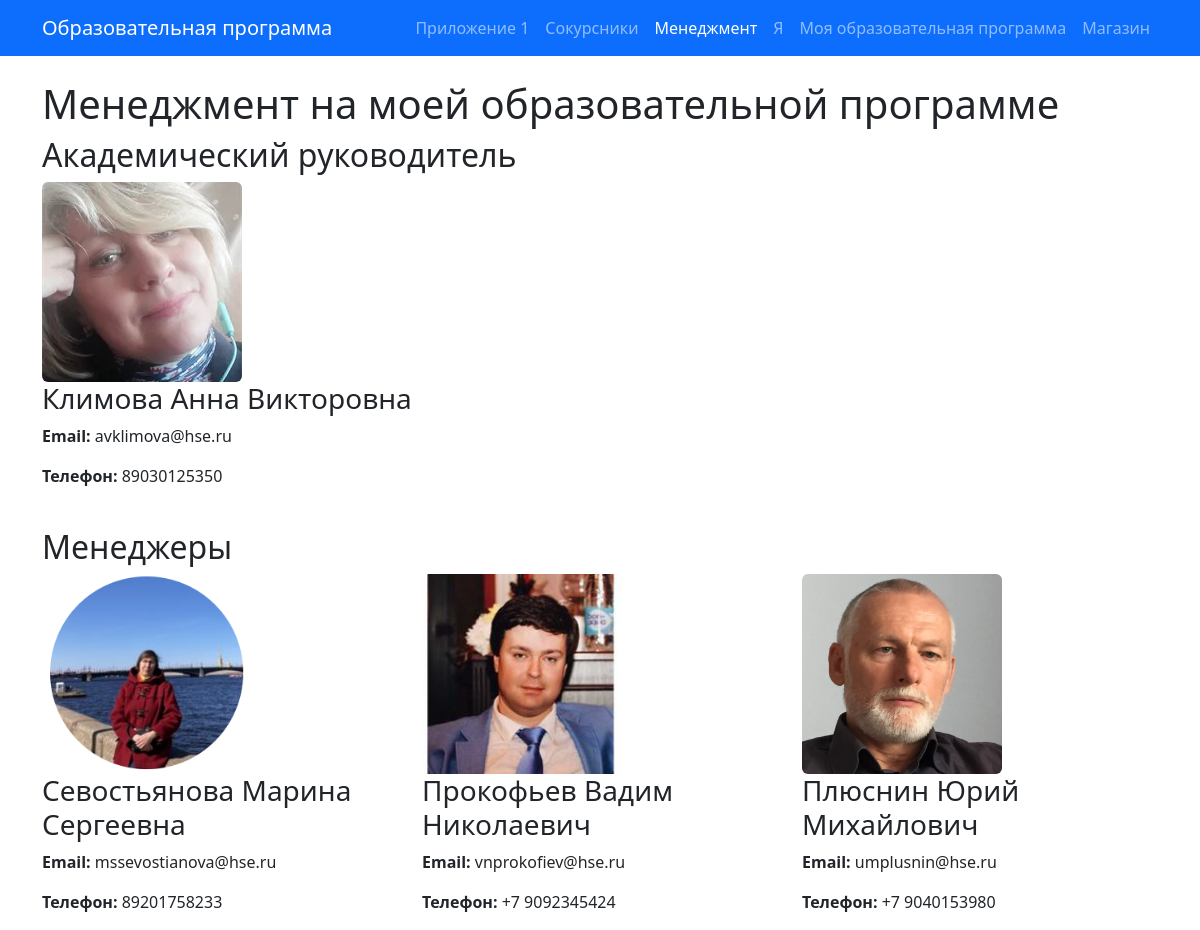
The app's page /management_page/ with its own data.
### app2/models.py (models this page shows, shortened)
class Management(models.Model):
    leader = models.ForeignKey(Person, related_name="leader", on_delete=models.CASCADE)
    managers = models.ManyToManyField(Person, related_name="managers", verbose_name='Менеджеры')

class Person(models.Model):
    full_name = models.CharField(verbose_name='Имя', max_length=255)
    email = models.EmailField(verbose_name='Почта')
    phone = models.CharField(verbose_name='Телефон',max_length=15)
    photo = models.ImageField(verbose_name='Фото',upload_to='photos/')
    resume = RichTextField(verbose_name='Резюме')

### app2/views.py (the view)
# urls.py: path('management_page/', views.management_view, name='management'),
def management_view(request):
    management = Management.objects.first()
    context = {'management': management,}
    return render(request, 'app2/management_page.html', context)

### app2/templates/app2/management_page.html (shortened to what this page needs)
{% extends 'base.html' %}
{% block content %}
<div class="container mt-4">
    <h1>Менеджмент на моей образовательной программе</h1>
    <h2>Академический руководитель</h2>
    <div class="row mb-4">
        <div class="col-md-4">
            <img src="{{ management.leader.photo.url }}" alt="{{ management.leader.full_name }}" class="img-fluid rounded" style="height: 200px; width:200px; object-fit: cover;">
        </div>
            <h3>{{ management.leader.full_name }}</h3>
            <p><strong>Email:</strong> {{ management.leader.email }}</p>
            <p><strong>Телефон:</strong> {{ management.leader.phone }}</p>
    </div>
    <h2>Менеджеры</h2>
    <div class="row">
        {% for manager in management.managers.all %}
        <div class="col-md-4">
            <img src="{{ manager.photo.url }}" alt="{{ manager.full_name }}" class="img-fluid rounded" style="height: 200px; object-fit: cover;">
            <h3>{{ manager.full_name }}</h3>
            <p><strong>Email:</strong> {{ manager.email }}</p>
             <p><strong>Телефон:</strong> {{ manager.phone }}</p>
        </div>
        {% endfor %}
    </div>
</div>
{% endblock %}

### records on screen
Management: leader.photo (picture), leader.full_name "Климова Анна Викторовна", leader.email "avklimova@hse.ru", leader.phone "89030125350"
Person: photo (picture), full_name "Севостьянова Марина Сергеевна", email "mssevostianova@hse.ru", phone "89201758233"
Person: photo (picture), full_name "Прокофьев Вадим Николаевич", email "vnprokofiev@hse.ru", phone "+7 9092345424"
Person: photo (picture), full_name "Плюснин Юрий Михайлович", email "umplusnin@hse.ru", phone "+7 9040153980"
